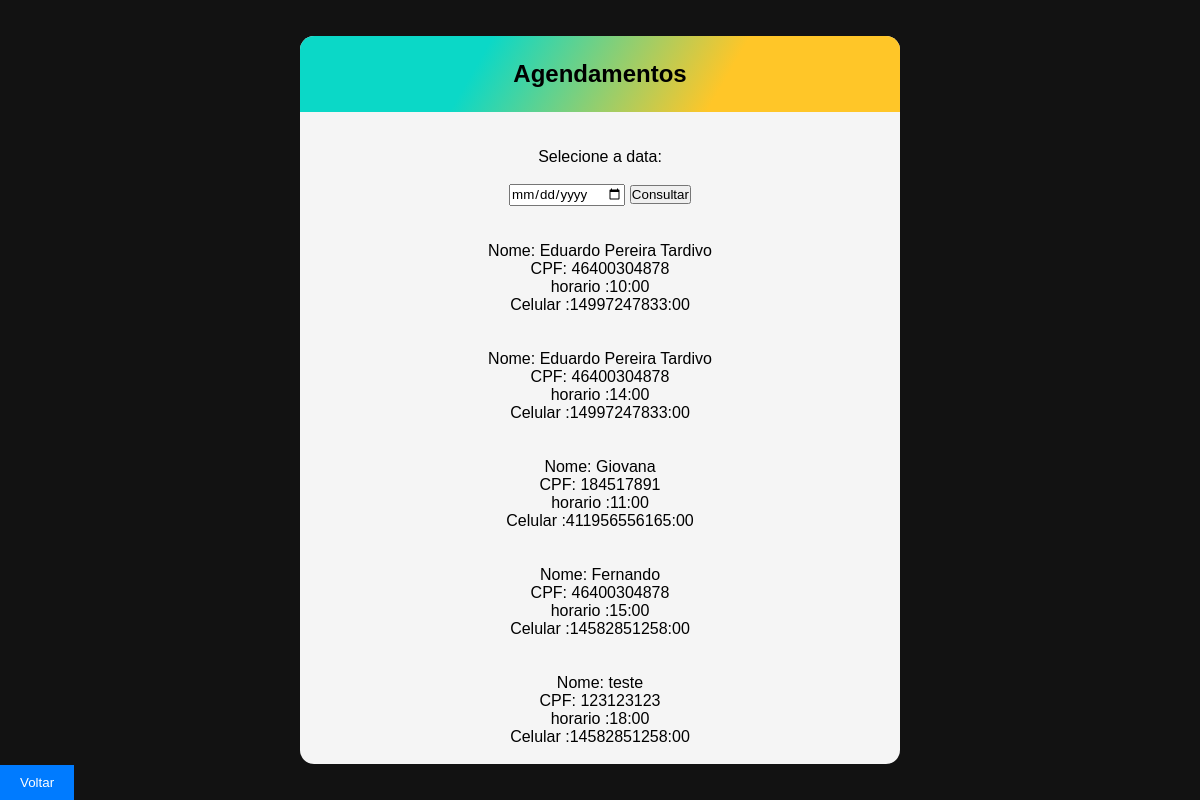
Page /PROJETO-LEILA/agendamento/Principal/consulta_agendamentos.php?data=2023-10-24 on the committed database.
### tables this page shows
CREATE TABLE `clientes` (
  `id` int(11) NOT NULL,
  `nome` varchar(255) NOT NULL,
  `cpf` varchar(11) NOT NULL,
  `celular` varchar(15) NOT NULL,
  `serviços` varchar(100) NOT NULL,
  `data` date NOT NULL,
  `hora` int(11) NOT NULL
);

### PROJETO-LEILA/agendamento/Principal/consulta_agendamentos.php (the view, shortened to what this page needs)
<!DOCTYPE html>
<html lang="pt-br">
<head>
    <link rel="stylesheet" href="style/style.css"/>
</head>
<body>
    <div class="container1">
    <section class="header3">
        <h1>Agendamentos</h1>
        </section>
        <form action="consulta_agendamentos.php" method="get">
          <br><br>  <label for="data">  Selecione a data:</label><br><br>
            <input type="date" id="data" name="data">
            <input type="submit" value="Consultar"> <br><br>
        </form>
        <?php
        include_once("config.php");
         $pesquisar = $_GET['data'];
        $sql = "SELECT * FROM clientes WHERE data = '$pesquisar'";
        $result = mysqli_query($conexao, $sql);
            while ($row = mysqli_fetch_assoc($result)) {
                echo"<br>";
                echo "  Nome: " . $row['nome'] . "<br>";
                echo "  CPF: " . $row['cpf'] . "<br>";
                echo "  horario :". $row['hora'].":00 <br>";
                echo "  Celular :". $row['celular'].":00 <br><br>";
            }
        ?>
    </div>
    <footer>
        <a href="index.PHP">
            <button class="Gerenciamento">Voltar</button>
        </a>
    </footer>
</body>
</html>

### PROJETO-LEILA/agendamento/Principal/style/style.css (style rules this page uses)
* { box-sizing: border-box; margin: 0; padding: 0; font-family: sans-serif ; }
body { background-color: #121212; width: 100%; min-height: 100vh; display: flex; align-items: center; justify-content: center; }
.header3 { background: linear-gradient( 120deg, rgb(11, 216, 199) 30%, rgb(255, 198, 40) 70%); padding: 24px; text-align: center; color: black; }
.Gerenciamento { background-color: #007bff; color: #fff; padding: 10px 20px; border: none; cursor: pointer; position: absolute; bottom: 0; left: 0; }
.container1 { text-align: center; background-color: whitesmoke; border-radius: 14px; max-width: 600px; width: 100%; box-shadow: 0 3px 5px rgba 0,0,0, 0.5; overflow: hidden; }

### rows in the picture
clientes: nome "Eduardo Pereira Tardivo", cpf "46400304878", hora "10", celular "14997247833"
clientes: nome "Eduardo Pereira Tardivo", cpf "46400304878", hora "14", celular "14997247833"
clientes: nome "Giovana", cpf "184517891", hora "11", celular "411956556165"
clientes: nome "Fernando", cpf "46400304878", hora "15", celular "14582851258"
clientes: nome "teste", cpf "123123123", hora "18", celular "14582851258"
